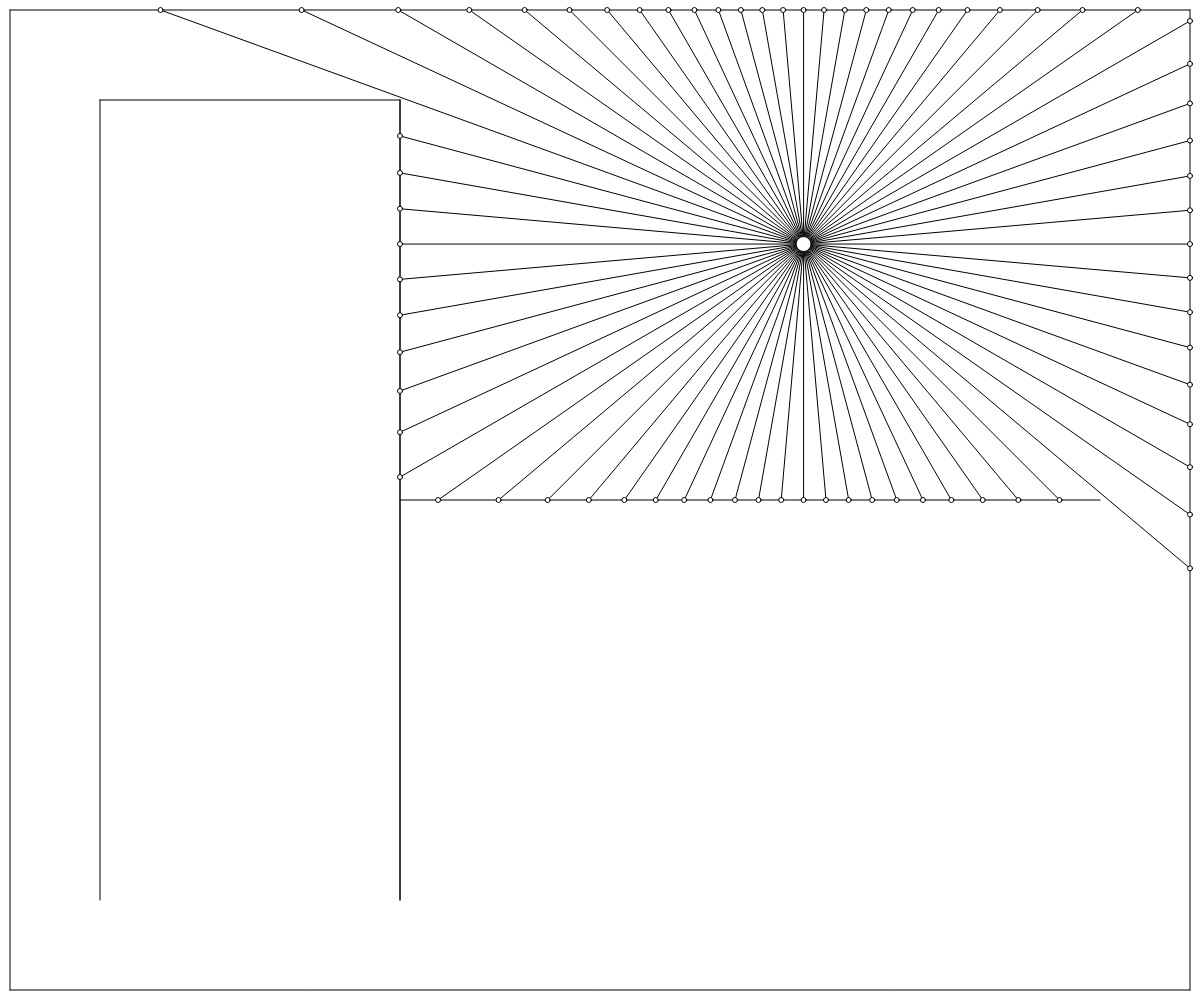
Frame 1 (no input)
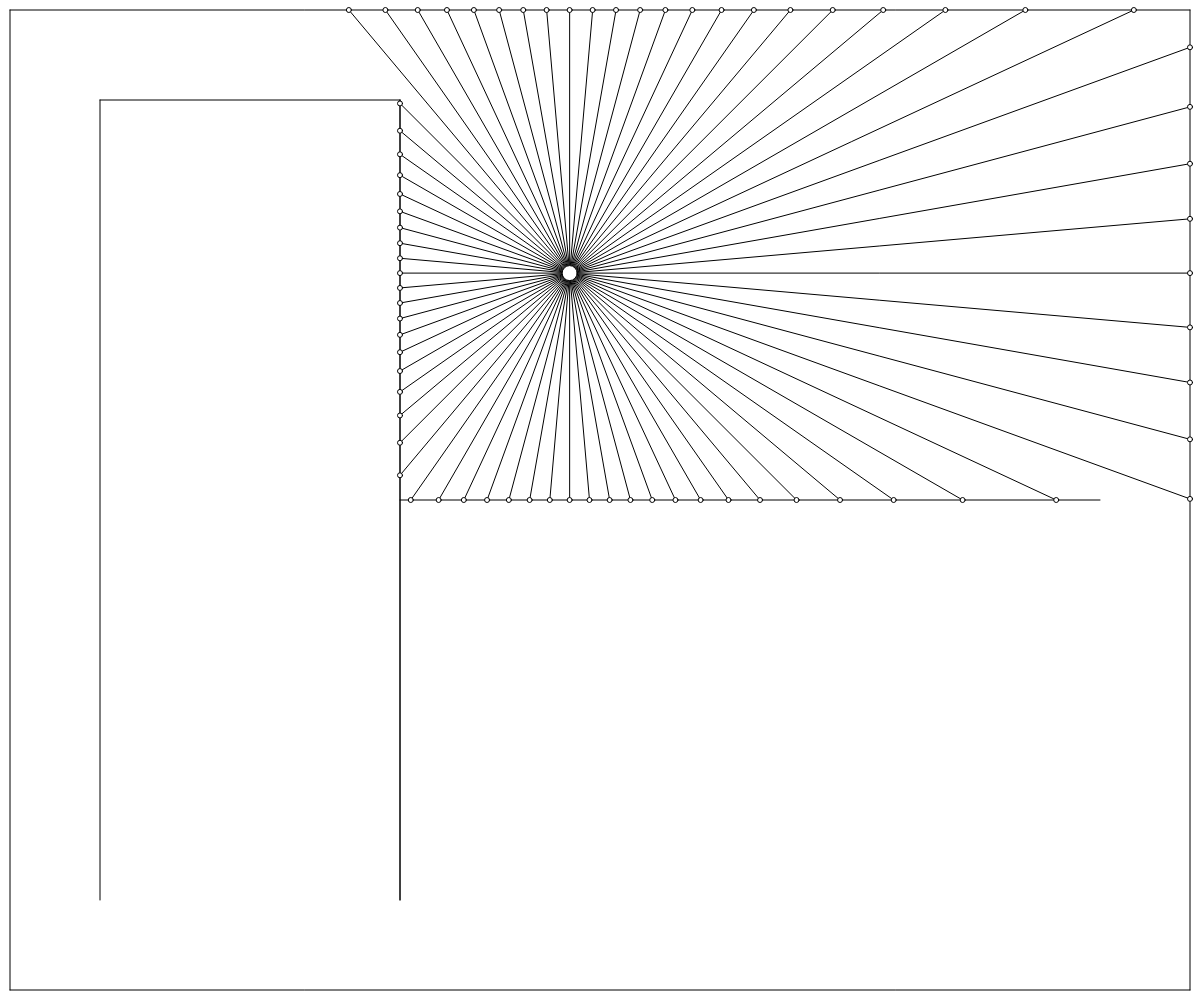
Frame 60 (no input)
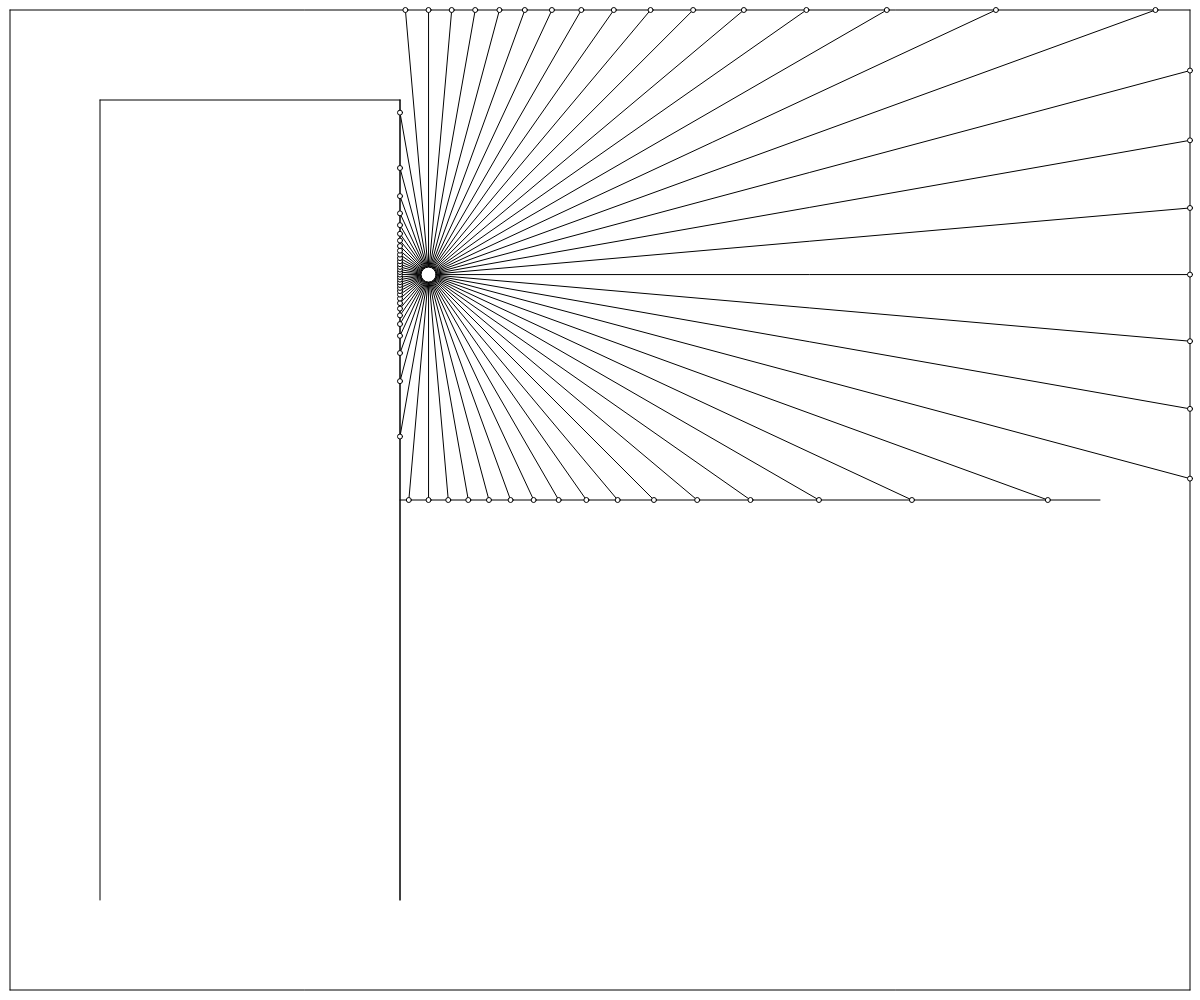
Frame 120 (the mouse pressed at the canvas centre since frame 60)

The p5.js sketch that drew these frames (run headless with seeded random() and noise() and a simulated clock; from frame 60 on, the mouse is pressed at the canvas centre):

// p5.js sketch
// ── sketch.js
let walls = []
let rays = []
let caster
let xoff = 0
let yoff = 100
let margin = 10

function setup() {
    createCanvas(window.innerWidth, window.innerHeight);
    walls.push(new Wall(margin, margin, margin, height - margin))
    walls.push(new Wall(width - margin, margin, width - margin, height - margin))
    walls.push(new Wall(margin, margin, width - margin, margin))
    walls.push(new Wall(margin, height - margin, width - margin, height - margin))
    walls.push(new Wall(400, 100, 400, height - 100))
    walls.push(new Wall(100, 100, 100, height - 100))
    walls.push(new Wall(400, 100, 400, height - 100))
    walls.push(new Wall(400, height / 2, width - 100, height / 2))
    walls.push(new Wall(100, 100, 400, 100))
    caster = new Caster(width / 2, height / 2, 36 * 2)
}

function draw() {
    background(255)
    for (let wall of walls) {
        wall.show()
    }
    //caster.update(mouseX, mouseY)
    caster.update(noise(xoff) * width, noise(yoff) * height)
    caster.cast(walls)

    xoff += 0.005;
    yoff += 0.005;
}
// ── ray.js
class Ray {
    constructor(pos, angle) {
        this.pos = pos
        this.dir = p5.Vector.fromAngle(angle).normalize()
    }

    cast(wall) {
        const x1 = wall.a.x, y1 = wall.a.y
        const x2 = wall.b.x, y2 = wall.b.y
        const x3 = this.pos.x, y3 = this.pos.y
        const x4 = x3 + this.dir.x, y4 = y3 + this.dir.y
        const div = (x1 - x2) * (y3 - y4) - (y1 - y2) * (x3 - x4)
        if (div == 0) return null
        const t = ((x1 - x3) * (y3 - y4) - (y1 - y3) * (x3 - x4)) / div
        const u = -((x1 - x2) * (y1 - y3) - (y1 - y2) * (x1 - x3)) / div
        if (t > 0 && t < 1 && u > 0) {
            const hit = createVector();
            hit.x = x1 + t * (x2 - x1);
            hit.y = y1 + t * (y2 - y1);
            return hit;
        } else {
            return null;
        }
    }

    show() {
        stroke(0)
        push()
        translate(this.pos.x, this.pos.y)
        line(0, 0, this.dir.x * 20, this.dir.y * 20)
        pop()
    }
}

class Caster {
    constructor(x, y, rays) {
        this.pos = createVector(x, y)
        this.rays = []
        for (let a = 0; a < 360; a += 360 / rays)
            this.rays.push(new Ray(this.pos, radians(a)))
    }

    update(x, y) {
        this.pos.set(x, y)
    }

    cast(walls) {
        for (let ray of this.rays) {
            //ray.show()
            let min = Infinity
            let hit = null
            for (let wall of walls) {
                let pt = ray.cast(wall)
                if (pt) {
                    let d = pt.dist(this.pos)
                    if (d < min) {
                        min = d
                        hit = pt
                    }
                }
            }

            if (hit) {
                line(this.pos.x, this.pos.y, hit.x, hit.y)
                ellipse(hit.x, hit.y, 5)
            }
        }
        ellipse(this.pos.x, this.pos.y, 15)
    }
}
// ── wall.js
class Wall {
    constructor(x1, y1, x2, y2) {
        this.a = createVector(x1, y1)
        this.b = createVector(x2, y2)
    }

    show() {
        stroke(0)
        strokeWeight(1)
        line(this.a.x, this.a.y, this.b.x, this.b.y)
    }
    
}
